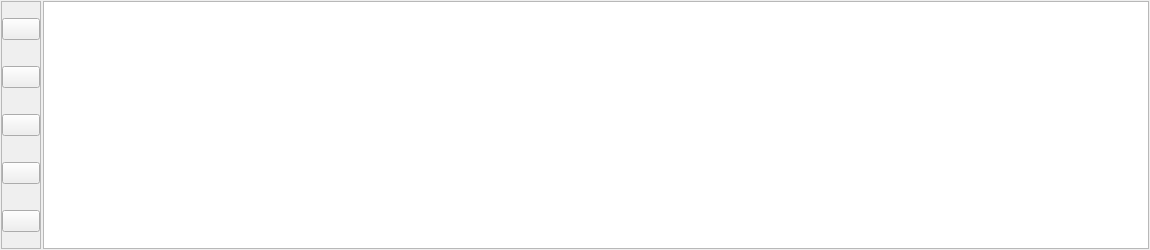
         <widget class="QFrame" name="memoriesFrame">
          <property name="geometry">
           <rect>
            <x>150</x>
            <y>10</y>
            <width>1150</width>
            <height>250</height>
           </rect>
          </property>
          <property name="sizePolicy">
           <sizepolicy hsizetype="Fixed" vsizetype="Fixed">
            <horstretch>0</horstretch>
            <verstretch>0</verstretch>
           </sizepolicy>
          </property>
          <property name="minimumSize">
           <size>
            <width>1150</width>
            <height>250</height>
           </size>
          </property>
          <property name="maximumSize">
           <size>
            <width>1150</width>
            <height>250</height>
           </size>
          </property>
          <property name="frameShape">
           <enum>QFrame::NoFrame</enum>
          </property>
          <property name="frameShadow">
           <enum>QFrame::Raised</enum>
          </property>
          <layout class="QGridLayout" name="gridLayout_4">
           <property name="leftMargin">
            <number>1</number>
           </property>
           <property name="topMargin">
            <number>1</number>
           </property>
           <property name="rightMargin">
            <number>1</number>
           </property>
           <property name="bottomMargin">
            <number>1</number>
           </property>
           <property name="horizontalSpacing">
            <number>2</number>
           </property>
           <property name="verticalSpacing">
            <number>1</number>
           </property>
           <item row="0" column="1">
            <widget class="QTableWidget" name="memoriesTableWidget">
             <property name="styleSheet">
              <string notr="true"/>
             </property>
             <property name="frameShape">
              <enum>QFrame::StyledPanel</enum>
             </property>
             <property name="autoScrollMargin">
              <number>5</number>
             </property>
             <property name="dragEnabled">
              <bool>true</bool>
             </property>
             <property name="dragDropOverwriteMode">
              <bool>false</bool>
             </property>
             <property name="dragDropMode">
              <enum>QAbstractItemView::DragDrop</enum>
             </property>
             <property name="alternatingRowColors">
              <bool>false</bool>
             </property>
             <property name="selectionBehavior">
              <enum>QAbstractItemView::SelectRows</enum>
             </property>
             <property name="showGrid">
              <bool>false</bool>
             </property>
             <property name="sortingEnabled">
              <bool>true</bool>
             </property>
             <property name="columnCount">
              <number>12</number>
             </property>
             <attribute name="horizontalHeaderVisible">
              <bool>false</bool>
             </attribute>
             <attribute name="horizontalHeaderDefaultSectionSize">
              <number>90</number>
             </attribute>
             <attribute name="horizontalHeaderShowSortIndicator" stdset="0">
              <bool>true</bool>
             </attribute>
             <column>
              <property name="text">
               <string>Frequency</string>
              </property>
              <property name="font">
               <font>
                <family>Sans Serif</family>
               </font>
              </property>
             </column>
             <column>
              <property name="text">
               <string>Name</string>
              </property>
             </column>
             <column>
              <property name="text">
               <string>TX Shift</string>
              </property>
             </column>
             <column>
              <property name="text">
               <string>RX Mode</string>
              </property>
             </column>
             <column>
              <property name="text">
               <string>TX Mode</string>
              </property>
             </column>
             <column>
              <property name="text">
               <string>Squelch</string>
              </property>
             </column>
             <column>
              <property name="text">
               <string>Volume</string>
              </property>
             </column>
             <column>
              <property name="text">
               <string>TX Power</string>
              </property>
             </column>
             <column>
              <property name="text">
               <string>RX Gain</string>
              </property>
             </column>
             <column>
              <property name="text">
               <string>RX CTCSS</string>
              </property>
             </column>
             <column>
              <property name="text">
               <string>TX CTCSS</string>
              </property>
             </column>
             <column>
              <property name="text">
               <string>Skip</string>
              </property>
             </column>
            </widget>
           </item>
           <item row="0" column="0">
            <widget class="QFrame" name="memoryControlsFrame">
             <property name="sizePolicy">
              <sizepolicy hsizetype="Fixed" vsizetype="MinimumExpanding">
               <horstretch>0</horstretch>
               <verstretch>0</verstretch>
              </sizepolicy>
             </property>
             <property name="minimumSize">
              <size>
               <width>40</width>
               <height>0</height>
              </size>
             </property>
             <property name="maximumSize">
              <size>
               <width>40</width>
               <height>16777215</height>
              </size>
             </property>
             <property name="autoFillBackground">
              <bool>false</bool>
             </property>
             <property name="styleSheet">
              <string notr="true"/>
             </property>
             <property name="frameShape">
              <enum>QFrame::StyledPanel</enum>
             </property>
             <property name="frameShadow">
              <enum>QFrame::Raised</enum>
             </property>
             <property name="lineWidth">
              <number>0</number>
             </property>
             <layout class="QVBoxLayout" name="verticalLayout_6">
              <property name="spacing">
               <number>10</number>
              </property>
              <property name="leftMargin">
               <number>0</number>
              </property>
              <property name="topMargin">
               <number>0</number>
              </property>
              <property name="rightMargin">
               <number>0</number>
              </property>
              <property name="bottomMargin">
               <number>0</number>
              </property>
              <item>
               <widget class="QPushButton" name="addChannelButton">
                <property name="toolTip">
                 <string>Add memory</string>
                </property>
                <property name="text">
                 <string/>
                </property>
                <property name="icon">
                 <iconset>
                  <normalon>:/res/list-add.png</normalon>
                 </iconset>
                </property>
               </widget>
              </item>
              <item>
               <widget class="QPushButton" name="removeChannelButton">
                <property name="toolTip">
                 <string>Delete memory</string>
                </property>
                <property name="text">
                 <string/>
                </property>
                <property name="icon">
                 <iconset>
                  <normalon>:/res/list-remove.png</normalon>
                 </iconset>
                </property>
               </widget>
              </item>
              <item>
               <widget class="QPushButton" name="saveChannelsButton">
                <property name="toolTip">
                 <string>Save channels</string>
                </property>
                <property name="text">
                 <string/>
                </property>
                <property name="icon">
                 <iconset>
                  <normalon>:/res/document-save.png</normalon>
                 </iconset>
                </property>
                <property name="iconSize">
                 <size>
                  <width>24</width>
                  <height>24</height>
                 </size>
                </property>
               </widget>
              </item>
              <item>
               <widget class="QPushButton" name="memoryScanUpButton">
                <property name="toolTip">
                 <string>Memory Scan Up</string>
                </property>
                <property name="text">
                 <string/>
                </property>
                <property name="icon">
                 <iconset resource="resources.qrc">
                  <normaloff>:/res/arrow-right-double.png</normaloff>
                  <normalon>:/res/go-last-view.png</normalon>
                  <activeoff>:/res/arrow-right-double.png</activeoff>
                  <activeon>:/res/go-last-view.png</activeon>
                  <selectedoff>:/res/arrow-right-double.png</selectedoff>
                  <selectedon>:/res/go-last-view.png</selectedon>:/res/arrow-right-double.png</iconset>
                </property>
                <property name="checkable">
                 <bool>true</bool>
                </property>
               </widget>
              </item>
              <item>
               <widget class="QPushButton" name="memoryScanDownButton">
                <property name="toolTip">
                 <string>Memory Scan Down</string>
                </property>
                <property name="text">
                 <string/>
                </property>
                <property name="icon">
                 <iconset>
                  <normalon>:/res/go-first-view.png</normalon>
                  <activeoff>:/res/arrow-left-double.png</activeoff>
                  <activeon>:/res/go-first-view.png</activeon>
                  <selectedoff>:/res/arrow-left-double.png</selectedoff>
                  <selectedon>:/res/go-first-view.png</selectedon>
                 </iconset>
                </property>
                <property name="checkable">
                 <bool>true</bool>
                </property>
               </widget>
              </item>
             </layout>
            </widget>
           </item>
          </layout>
         </widget>
